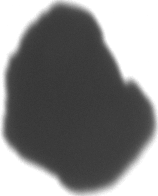
#> input picture B3P0X1.png, 158 x 196 px
$ jupyter execute --allow-errors ROC_Approach.ipynb
#> lines starting #> are read from the running program, lines starting #| are printed output that depends on the picture; after the words box and inside, x2 and y2 are one past the last pixel; in counts of white or black regions, pixels touching at a corner belong together
[cell 1]
import numpy as np
import matplotlib.pyplot as plt
import scipy
from scipy.interpolate import CubicSpline
from scipy.interpolate import interp1d
import glob
from PIL import Image


def threshold(img, threshold):
    img = img[:,:,0] #only necessary if image has rgb channels
    for n in range(0,img.shape[0]):
        for m in range(0,img.shape[1]):
            if img[n,m] > threshold:
                img[n,m] = 0
            else:
                img[n,m] = 1

    return img

def centroid(img):
    # Find the non-zero indices
    nonzero_indices = np.nonzero(img)

    # Calculate the centroid coordinates
    centroid_x = np.mean(nonzero_indices[1])
    centroid_y = np.mean(nonzero_indices[0])
    return centroid_x, centroid_y

def edge_detection_distances(img, centroid_x, centroid_y):
    # Calculate the gradient of the image
    gradient_x, gradient_y = np.gradient(img)

    # Find the edge pixels
    edge_pixels = np.sqrt(gradient_x**2 + gradient_y**2) > 0

    distance = np.zeros((img.shape[0], img.shape[1]))
    for n in range (0,img.shape[0]):
        for m in range (0,img.shape[1]):
            if edge_pixels[n,m] == True:
                distance[n,m] = np.sqrt((m - centroid_x)**2 + (n - centroid_y)**2)


    return distance


def convert_to_polar(img,distance, centroid_x, centroid_y):
    angles = np.array([])
    distances = np.array([])
    for n in range (0,img.shape[0]):
        for m in range (0,img.shape[1]):
            angle = np.arctan2(n - centroid_y, m - centroid_x)
            if distance[n,m] > 0:
                angles = np.append(angles, angle)
                distances = np.append(distances, distance[n,m])

    return angles, distances

def interpolate_polar(angles, distances):
    sorted_indices = np.argsort(angles)
    sorted_angles = angles[sorted_indices]
    sorted_distances = distances[sorted_indices]
    cs = interp1d(sorted_angles, sorted_distances)
    xs = np.linspace(sorted_angles[0], sorted_angles[-1], 1000)
    return xs, cs(xs)


def decompose_fft(data: list, threshold: float = 0.0):
    fft3 = np.fft.fft(data)
    x = np.arange(0, 2*np.pi, 2*np.pi / len(data))
    freqs = np.fft.fftfreq(len(x), 2*np.pi / len(x))
    recomb = np.zeros((len(x),))
    for i in range(len(fft3)):
        if abs(fft3[i]) / len(x) > threshold:
            sinewave = (
                1
                / len(x)
                * (
                    fft3[i].real
                    * np.cos(freqs[i] * 2 * np.pi * x)
                    - fft3[i].imag
                    * np.sin(freqs[i] * 2 * np.pi * x)))
            recomb += sinewave
            plt.polar(x,recomb)
            plt.polar(x, sinewave)  # Plotting on a polar graph
    plt.show()

    plt.polar(x, recomb, label='Recombined')  # Plotting on a polar graph
    plt.polar(x, data, label='Original')  # Plotting on a polar graph
    plt.legend()  # Adding legend
    plt.show()
    return x, recomb


def master_particle_fft(img,threshold_fft, threshold_edge):
    img = threshold(img, threshold_edge)
    centroid_x, centroid_y = centroid(img)
    distance = edge_detection_distances(img, centroid_x, centroid_y)
    angles, distances_polar = convert_to_polar(img, distance, centroid_x, centroid_y)
    xs, cs = interpolate_polar(angles, distances_polar)

    return decompose_fft(cs, threshold_fft)

img = img = Image.open('B3P0X1.png')
#> img is the input picture: PIL image 158x196 RGB; min 52, max 255, mean 133.6
img = np.array(img)
master_particle_fft(img, 2, 173)
#> after the loop in threshold, `for n in range(0,img.shape[0]):`:
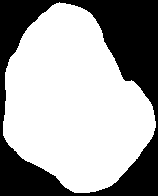
#> img: shape (196, 158); values 0 (black) and 1 (white), 64% white; 1 black region, box (x1, y1, x2, y2) and area: (0, 0, 158, 196) 11157
#> in centroid, `nonzero_indices = np.nonzero(img)`: nonzero_indices = 19811 positions, rows 2 to 192, columns 3 to 155
#> in centroid, `centroid_x = np.mean(nonzero_indices[1])`: centroid_x = 73.41
#> in centroid, `centroid_y = np.mean(nonzero_indices[0])`: centroid_y = 102.6
#> in master_particle_fft, `centroid_x, centroid_y = centroid(img)`: centroid_x = 73.41; centroid_y = 102.6
#> in edge_detection_distances, `gradient_x, gradient_y = np.gradient(img)`:
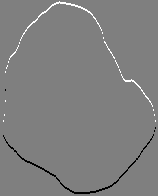
#> gradient_x: shape (196, 158) float64; min -0.5, max 0.5, mean 0; drawn with min black and max white
#> in edge_detection_distances, `gradient_x, gradient_y = np.gradient(img)`:
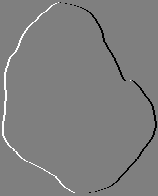
#> gradient_y: shape (196, 158) float64; min -0.5, max 0.5, mean 0; drawn with min black and max white
#> in edge_detection_distances, `edge_pixels = np.sqrt(gradient_x**2 + gradient_y**2) > 0`:
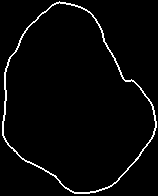
#> edge_pixels: shape (196, 158) bool; 3% white in thin lines or dots
#> after the loop in edge_detection_distances, `for n in range (0,img.shape[0]):`:
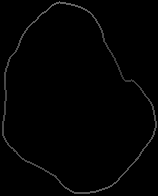
#> distance: shape (196, 158) float64; min 0, max 102.6, mean 2.4
#> in master_particle_fft, `angles, distances_polar = convert_to_polar(img, distance, centroid_x, ..`: angles = 942 values, max 3.14 at index 474, min -3.13 at index 470, mean -0.0447; distances_polar = 942 values, max 102.6 at index 0, min 54.47 at index 360, mean 79.8
#> in interpolate_polar, `sorted_indices = np.argsort(angles)`: sorted_indices = 942 values, max 941 at index 688, min 0 at index 216, mean 470.5
#> in interpolate_polar, `sorted_angles = angles[sorted_indices]`: sorted_angles = 942 values from -3.13 to 3.14
#> in interpolate_polar, `sorted_distances = distances[sorted_indices]`: sorted_distances = 942 values, max 102.6 at index 216, min 54.47 at index 408, mean 79.8
#> in master_particle_fft, `xs, cs = interpolate_polar(angles, distances_polar)`: xs = 1000 values from -3.13 to 3.14; cs = 1000 values, max 101.8 at index 225, min 54.56 at index 418, mean 78.67
#> in decompose_fft, `x = np.arange(0, 2*np.pi, 2*np.pi / len(data))`: x = 1000 values from 0 to 6.28
#> in decompose_fft, `freqs = np.fft.fftfreq(len(x), 2*np.pi / len(x))`: freqs = 1000 values, max 79.42 at index 499, min -79.58 at index 500, mean -0.0796
#> in decompose_fft, `recomb = np.zeros((len(x),))`: recomb = 1000 values from 0 to 0
#> after the loop in decompose_fft, `for i in range(len(fft3)):`: recomb = 1000 values, max 100.9 at index 221, min 57.71 at index 395, mean 78.67
#> in decompose_fft, `plt.show()`:
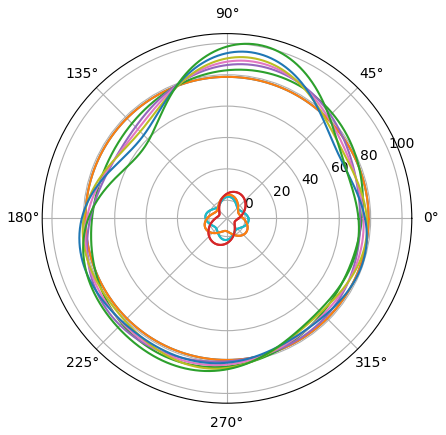
#> figure drawn by matplotlib, 1 panel; curve peaks at x = 1.16, y = 84.88
#> in decompose_fft, `plt.show()`:
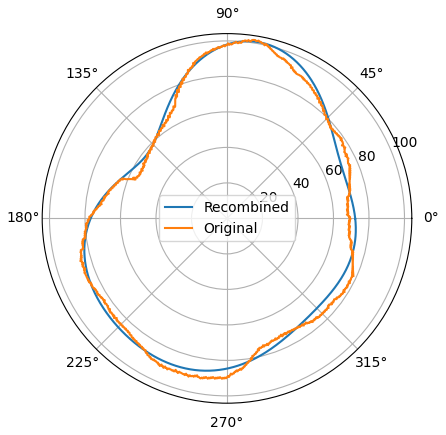
#> figure drawn by matplotlib, 1 panel; curve peaks at x = 1.39, y = 100.9; curve peaks at x = 1.41, y = 101.8
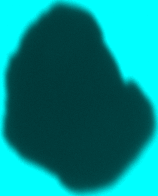
#> img: shape (196, 158, 3); mean R, G, B 0.6, 133.6, 133.6
